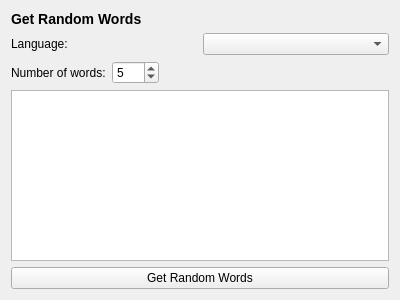
<?xml version="1.0" encoding="UTF-8"?>
<ui version="4.0">
 <class>Form</class>
 <widget class="QWidget" name="Form">
  <property name="geometry">
   <rect>
    <x>0</x>
    <y>0</y>
    <width>400</width>
    <height>300</height>
   </rect>
  </property>
  <property name="windowTitle">
   <string>Form</string>
  </property>
  <layout class="QVBoxLayout" name="verticalLayout_3">
   <item>
    <widget class="QLabel" name="randomWordsTitleLabel">
     <property name="text">
      <string>Get Random Words</string>
     </property>
     <property name="styleSheet">
      <string>font-weight: bold; font-size: 14px;</string>
     </property>
    </widget>
   </item>
   <item>
    <layout class="QHBoxLayout" name="horizontalLayout">
     <item>
      <widget class="QLabel" name="languageLabel">
       <property name="text">
        <string>Language:</string>
       </property>
      </widget>
     </item>
     <item>
      <widget class="QComboBox" name="randomLanguageCombo">
      </widget>
     </item>
    </layout>
   </item>
   <item>
    <layout class="QHBoxLayout" name="horizontalLayout_2">
     <item>
      <widget class="QLabel" name="numberLabel">
       <property name="text">
        <string>Number of words:</string>
       </property>
      </widget>
     </item>
     <item>
      <widget class="QSpinBox" name="randomNumberSpin">
       <property name="minimum">
        <number>1</number>
       </property>
       <property name="maximum">
        <number>100</number>
       </property>
       <property name="value">
        <number>5</number>
       </property>
      </widget>
     </item>
     <item>
      <spacer name="horizontalSpacer">
       <property name="orientation">
        <enum>Qt::Horizontal</enum>
       </property>
       <property name="sizeHint" stdset="0">
        <size>
         <width>40</width>
         <height>20</height>
        </size>
       </property>
      </spacer>
     </item>
    </layout>
   </item>
   <item>
    <widget class="QTextEdit" name="randomWordsDisplay">
     <property name="readOnly">
      <bool>true</bool>
     </property>
    </widget>
   </item>
   <item>
    <widget class="QPushButton" name="getRandomWordsButton">
     <property name="text">
      <string>Get Random Words</string>
     </property>
    </widget>
   </item>
  </layout>
 </widget>
 <resources/>
 <connections/>
</ui>
